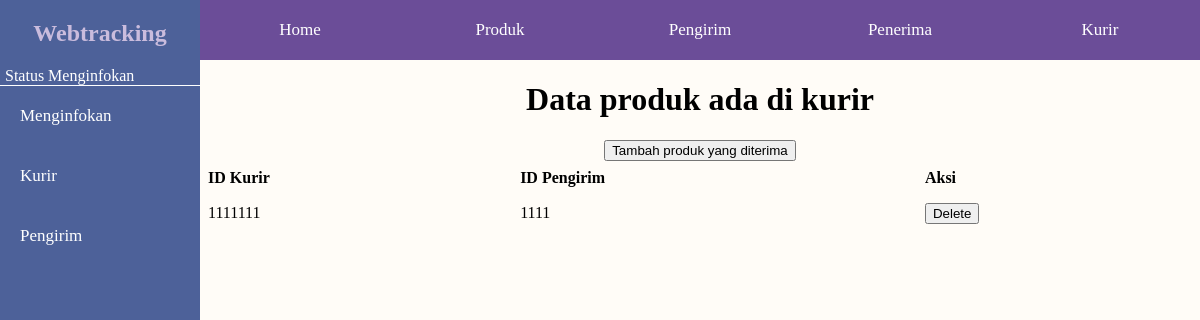
Page /public/relasi/menginfokan.php on the earlier database version.
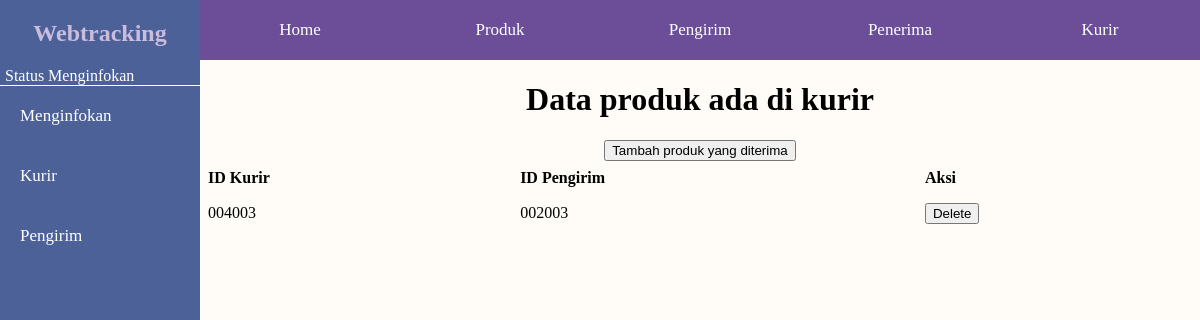
Same page on the later database version.
### tables this page shows
CREATE TABLE `menginfokan` (
  `id_kurir` varchar(12) DEFAULT NULL,
  `id_pengirim` varchar(12) DEFAULT NULL
);

### php/connect.php (called while the page is built, shortened)
<?php
function connect()
{
    $connection = mysqli_connect('localhost', 'root', '', 'webtracking');
    return $connection;
}
?>

### public/relasi/menginfokan.php (the view, shortened to what this page needs)
<?php
require '../../php/connect.php';
?>
<!DOCTYPE html>
<html lang="en">
<head>
    <link rel="stylesheet" href="../../css/main-style.css">
</head>
<body>
    <div class="wrapper">
        <aside>
            <div class="logo">
                <h2>Webtracking</h2>
            </div>
            <p id="status">Status Menginfokan</p>
            <a href="menginfokan.php">Menginfokan</a>
            <a href="../kurir.php">Kurir</a>
            <a href="../pengirim.php">Pengirim</a>
        </aside>
        <div class="content">
            <nav id="sidenav">
                <a href="../../index.php">Home</a>
                <a href="../produk.php">Produk</a>
                <a href="../pengirim.php">Pengirim</a>
                <a href="../penerima.php">Penerima</a>
                <a href="../kurir.php">Kurir</a>
            </nav>
            <main>
                <div class="main-content">
                    <h1>Data produk ada di kurir</h1>
                    <div class="action-button">
                        <button class="open-button-add" id="open-button-add" onclick="displayAddFormPopup()">Tambah produk yang diterima</button>
                    </div>
                    <table>
                        <tr>
                            <th>ID Kurir</th>
                            <th>ID Pengirim</th>
                            <th>Aksi</th>
                        </tr>
                        <?php
                        $query = "SELECT * FROM menginfokan";
                        $result = mysqli_query(connect(), $query);
                        while ($row = mysqli_fetch_assoc($result)) {
                            echo "<tr>";
                            echo "<td>" . $row['id_kurir'] . "</td>";
                            echo "<td>" . $row['id_pengirim'] . "</td>";
                            echo "<td>";
                            echo "<form action='' method='POST'>";
                            echo "<button type='submit' class='btn' name='deleteMenginfokan'>Delete</button>";
                            echo "</form>";
                            echo "</td>";
                            echo "</tr>";
                        }
                        ?>
                    </table>
                </div>
            </main>
        </div>
    </div>
</body>
</html>

Differences in the rows shown:
removed menginfokan: id_kurir "1111111", id_pengirim "1111"
added menginfokan: id_kurir "004003", id_pengirim "002003"
